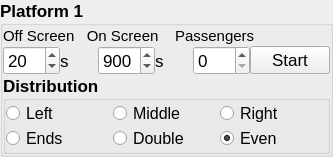
             <widget class="QGroupBox" name="groupBox_5">
              <property name="font">
               <font>
                <pointsize>13</pointsize>
                <weight>75</weight>
                <bold>true</bold>
               </font>
              </property>
              <property name="title">
               <string>Platform 1</string>
              </property>
              <layout class="QVBoxLayout" name="verticalLayout_14">
               <property name="spacing">
                <number>0</number>
               </property>
               <property name="leftMargin">
                <number>0</number>
               </property>
               <property name="topMargin">
                <number>0</number>
               </property>
               <property name="rightMargin">
                <number>0</number>
               </property>
               <property name="bottomMargin">
                <number>0</number>
               </property>
               <item>
                <layout class="QHBoxLayout" name="horizontalLayout_6">
                 <property name="spacing">
                  <number>0</number>
                 </property>
                 <item>
                  <widget class="QLabel" name="label_25">
                   <property name="font">
                    <font>
                     <pointsize>11</pointsize>
                     <weight>50</weight>
                     <bold>false</bold>
                    </font>
                   </property>
                   <property name="text">
                    <string>Off Screen   On Screen    Passengers</string>
                   </property>
                  </widget>
                 </item>
                 <item>
                  <spacer name="horizontalSpacer_6">
                   <property name="orientation">
                    <enum>Qt::Horizontal</enum>
                   </property>
                   <property name="sizeHint" stdset="0">
                    <size>
                     <width>75</width>
                     <height>20</height>
                    </size>
                   </property>
                  </spacer>
                 </item>
                </layout>
               </item>
               <item>
                <layout class="QHBoxLayout" name="horizontalLayout_7">
                 <property name="spacing">
                  <number>0</number>
                 </property>
                 <item>
                  <widget class="QSpinBox" name="trains_p1_off_spinBox">
                   <property name="font">
                    <font>
                     <weight>50</weight>
                     <bold>false</bold>
                    </font>
                   </property>
                   <property name="maximum">
                    <number>999</number>
                   </property>
                   <property name="value">
                    <number>20</number>
                   </property>
                  </widget>
                 </item>
                 <item>
                  <widget class="QLabel" name="label_35">
                   <property name="font">
                    <font>
                     <weight>50</weight>
                     <bold>false</bold>
                    </font>
                   </property>
                   <property name="text">
                    <string>s</string>
                   </property>
                  </widget>
                 </item>
                 <item>
                  <widget class="QSpinBox" name="trains_p1_on_spinBox">
                   <property name="font">
                    <font>
                     <weight>50</weight>
                     <bold>false</bold>
                    </font>
                   </property>
                   <property name="maximum">
                    <number>999</number>
                   </property>
                   <property name="value">
                    <number>900</number>
                   </property>
                  </widget>
                 </item>
                 <item>
                  <widget class="QLabel" name="label_36">
                   <property name="font">
                    <font>
                     <weight>50</weight>
                     <bold>false</bold>
                    </font>
                   </property>
                   <property name="text">
                    <string>s</string>
                   </property>
                  </widget>
                 </item>
                 <item>
                  <widget class="QSpinBox" name="trains_p1_passengers_spinBox">
                   <property name="font">
                    <font>
                     <weight>50</weight>
                     <bold>false</bold>
                    </font>
                   </property>
                   <property name="maximum">
                    <number>999</number>
                   </property>
                   <property name="value">
                    <number>0</number>
                   </property>
                  </widget>
                 </item>
                 <item>
                  <widget class="QPushButton" name="trains_p1_pushButton">
                   <property name="font">
                    <font>
                     <weight>50</weight>
                     <bold>false</bold>
                    </font>
                   </property>
                   <property name="text">
                    <string>Start</string>
                   </property>
                   <property name="autoDefault">
                    <bool>false</bool>
                   </property>
                  </widget>
                 </item>
                </layout>
               </item>
               <item>
                <widget class="QGroupBox" name="groupBox">
                 <property name="title">
                  <string>Distribution</string>
                 </property>
                 <property name="flat">
                  <bool>false</bool>
                 </property>
                 <layout class="QVBoxLayout" name="verticalLayout_8">
                  <property name="spacing">
                   <number>0</number>
                  </property>
                  <property name="leftMargin">
                   <number>0</number>
                  </property>
                  <property name="topMargin">
                   <number>0</number>
                  </property>
                  <property name="rightMargin">
                   <number>0</number>
                  </property>
                  <property name="bottomMargin">
                   <number>0</number>
                  </property>
                  <item>
                   <layout class="QGridLayout" name="gridLayout" rowstretch="0,0" rowminimumheight="0,0">
                    <property name="bottomMargin">
                     <number>0</number>
                    </property>
                    <item row="0" column="1">
                     <widget class="QRadioButton" name="distribution_p1_middle_radioButton">
                      <property name="font">
                       <font>
                        <pointsize>12</pointsize>
                        <weight>50</weight>
                        <bold>false</bold>
                       </font>
                      </property>
                      <property name="text">
                       <string>Middle</string>
                      </property>
                      <property name="icon">
                       <iconset>
                        <normaloff>:/resources/pics/middle-distribution-icon.png</normaloff>:/resources/pics/middle-distribution-icon.png</iconset>
                      </property>
                      <property name="checked">
                       <bool>false</bool>
                      </property>
                     </widget>
                    </item>
                    <item row="0" column="0">
                     <widget class="QRadioButton" name="distribution_p1_left_radioButton">
                      <property name="font">
                       <font>
                        <pointsize>12</pointsize>
                        <weight>50</weight>
                        <bold>false</bold>
                       </font>
                      </property>
                      <property name="text">
                       <string>Left</string>
                      </property>
                      <property name="icon">
                       <iconset>
                        <normaloff>:/resources/pics/left-distribution-icon.png</normaloff>:/resources/pics/left-distribution-icon.png</iconset>
                      </property>
                     </widget>
                    </item>
                    <item row="0" column="2">
                     <widget class="QRadioButton" name="distribution_p1_right_radioButton">
                      <property name="font">
                       <font>
                        <pointsize>12</pointsize>
                        <weight>50</weight>
                        <bold>false</bold>
                       </font>
                      </property>
                      <property name="text">
                       <string>Right</string>
                      </property>
                      <property name="icon">
                       <iconset>
                        <normaloff>:/resources/pics/right-distribution-icon.png</normaloff>:/resources/pics/right-distribution-icon.png</iconset>
                      </property>
                     </widget>
                    </item>
                    <item row="1" column="0">
                     <widget class="QRadioButton" name="distribution_p1_ends_radioButton">
                      <property name="font">
                       <font>
                        <pointsize>12</pointsize>
                        <weight>50</weight>
                        <bold>false</bold>
                       </font>
                      </property>
                      <property name="text">
                       <string>Ends</string>
                      </property>
                      <property name="icon">
                       <iconset>
                        <normaloff>:/resources/pics/ends-distribution-icon.png</normaloff>:/resources/pics/ends-distribution-icon.png</iconset>
                      </property>
                     </widget>
                    </item>
                    <item row="1" column="1">
                     <widget class="QRadioButton" name="distribution_p1_double_radioButton">
                      <property name="font">
                       <font>
                        <pointsize>12</pointsize>
                        <weight>50</weight>
                        <bold>false</bold>
                       </font>
                      </property>
                      <property name="text">
                       <string>Double</string>
                      </property>
                      <property name="icon">
                       <iconset>
                        <normaloff>:/resources/pics/double-distribution-icon.png</normaloff>:/resources/pics/double-distribution-icon.png</iconset>
                      </property>
                     </widget>
                    </item>
                    <item row="1" column="2">
                     <widget class="QRadioButton" name="distribution_p1_even_radioButton">
                      <property name="font">
                       <font>
                        <pointsize>12</pointsize>
                        <weight>50</weight>
                        <bold>false</bold>
                       </font>
                      </property>
                      <property name="text">
                       <string>Even</string>
                      </property>
                      <property name="icon">
                       <iconset>
                        <normaloff>:/resources/pics/even-distribution-icon.png</normaloff>:/resources/pics/even-distribution-icon.png</iconset>
                      </property>
                      <property name="checked">
                       <bool>true</bool>
                      </property>
                     </widget>
                    </item>
                   </layout>
                  </item>
                 </layout>
                </widget>
               </item>
              </layout>
              <zorder></zorder>
              <zorder></zorder>
              <zorder>groupBox</zorder>
             </widget>
